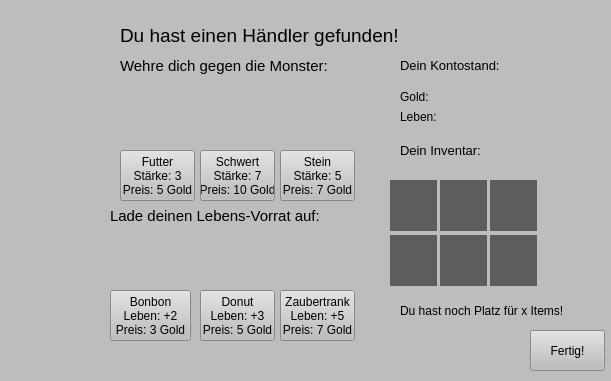
<?xml version="1.0" encoding="UTF-8"?>
<ui version="4.0">
 <class>HaendlerGUI</class>
 <widget class="QWidget" name="HaendlerGUI">
  <property name="geometry">
   <rect>
    <x>0</x>
    <y>0</y>
    <width>611</width>
    <height>381</height>
   </rect>
  </property>
  <property name="windowTitle">
   <string>Form</string>
  </property>
  <property name="windowIcon">
   <iconset>
    <selectedon>:/new/prefix2/cave.png</selectedon>
   </iconset>
  </property>
  <property name="styleSheet">
   <string notr="true">background-color: rgb(189, 189, 189);</string>
  </property>
  <widget class="QWidget" name="widget_haendler" native="true">
   <property name="enabled">
    <bool>true</bool>
   </property>
   <property name="geometry">
    <rect>
     <x>0</x>
     <y>0</y>
     <width>611</width>
     <height>381</height>
    </rect>
   </property>
   <property name="styleSheet">
    <string notr="true">background-color: rgb(189, 189, 189);</string>
   </property>
   <widget class="QLabel" name="label_4">
    <property name="geometry">
     <rect>
      <x>110</x>
      <y>200</y>
      <width>241</width>
      <height>31</height>
     </rect>
    </property>
    <property name="font">
     <font>
      <pointsize>11</pointsize>
     </font>
    </property>
    <property name="text">
     <string>Lade deinen Lebens-Vorrat auf:</string>
    </property>
   </widget>
   <widget class="QPushButton" name="pushButton_schwert">
    <property name="geometry">
     <rect>
      <x>200</x>
      <y>150</y>
      <width>75</width>
      <height>51</height>
     </rect>
    </property>
    <property name="text">
     <string>Schwert
Stärke: 7
Preis: 10 Gold</string>
    </property>
   </widget>
   <widget class="QLabel" name="label_2">
    <property name="geometry">
     <rect>
      <x>0</x>
      <y>30</y>
      <width>121</width>
      <height>161</height>
     </rect>
    </property>
    <property name="styleSheet">
     <string notr="true">image: url(:/new/prefix2/haendler.PNG);</string>
    </property>
    <property name="text">
     <string/>
    </property>
   </widget>
   <widget class="QLabel" name="label_7">
    <property name="geometry">
     <rect>
      <x>200</x>
      <y>230</y>
      <width>71</width>
      <height>51</height>
     </rect>
    </property>
    <property name="styleSheet">
     <string notr="true">image: url(:/new/prefix2/donut.PNG);</string>
    </property>
    <property name="text">
     <string/>
    </property>
   </widget>
   <widget class="QLabel" name="label_5">
    <property name="geometry">
     <rect>
      <x>120</x>
      <y>230</y>
      <width>71</width>
      <height>51</height>
     </rect>
    </property>
    <property name="styleSheet">
     <string notr="true">image: url(:/new/prefix2/bonbon.PNG);</string>
    </property>
    <property name="text">
     <string/>
    </property>
   </widget>
   <widget class="QLabel" name="label_9">
    <property name="geometry">
     <rect>
      <x>400</x>
      <y>50</y>
      <width>121</width>
      <height>31</height>
     </rect>
    </property>
    <property name="font">
     <font>
      <pointsize>10</pointsize>
     </font>
    </property>
    <property name="text">
     <string>Dein Kontostand:</string>
    </property>
   </widget>
   <widget class="QPushButton" name="pushButton_bonbon">
    <property name="geometry">
     <rect>
      <x>110</x>
      <y>290</y>
      <width>81</width>
      <height>51</height>
     </rect>
    </property>
    <property name="text">
     <string>Bonbon
Leben: +2
Preis: 3 Gold</string>
    </property>
   </widget>
   <widget class="QPushButton" name="pushButton_donut">
    <property name="geometry">
     <rect>
      <x>200</x>
      <y>290</y>
      <width>75</width>
      <height>51</height>
     </rect>
    </property>
    <property name="text">
     <string>Donut
Leben: +3
Preis: 5 Gold</string>
    </property>
   </widget>
   <widget class="QPushButton" name="pushButton_futter">
    <property name="geometry">
     <rect>
      <x>120</x>
      <y>150</y>
      <width>75</width>
      <height>51</height>
     </rect>
    </property>
    <property name="text">
     <string>Futter
Stärke: 3
Preis: 5 Gold</string>
    </property>
   </widget>
   <widget class="QLabel" name="label_leben_haendler">
    <property name="geometry">
     <rect>
      <x>400</x>
      <y>110</y>
      <width>47</width>
      <height>13</height>
     </rect>
    </property>
    <property name="text">
     <string>Leben:</string>
    </property>
   </widget>
   <widget class="QLabel" name="label_gold_haendler">
    <property name="geometry">
     <rect>
      <x>400</x>
      <y>90</y>
      <width>47</width>
      <height>13</height>
     </rect>
    </property>
    <property name="text">
     <string>Gold:</string>
    </property>
   </widget>
   <widget class="QLabel" name="label_6">
    <property name="geometry">
     <rect>
      <x>280</x>
      <y>230</y>
      <width>61</width>
      <height>51</height>
     </rect>
    </property>
    <property name="styleSheet">
     <string notr="true">image: url(:/new/prefix2/zaubertrank.PNG);</string>
    </property>
    <property name="text">
     <string/>
    </property>
   </widget>
   <widget class="QLabel" name="label_13">
    <property name="geometry">
     <rect>
      <x>200</x>
      <y>90</y>
      <width>81</width>
      <height>51</height>
     </rect>
    </property>
    <property name="styleSheet">
     <string notr="true">image: url(:/new/prefix2/schwert.PNG);</string>
    </property>
    <property name="text">
     <string/>
    </property>
   </widget>
   <widget class="QLabel" name="label">
    <property name="geometry">
     <rect>
      <x>120</x>
      <y>20</y>
      <width>281</width>
      <height>31</height>
     </rect>
    </property>
    <property name="font">
     <font>
      <pointsize>14</pointsize>
     </font>
    </property>
    <property name="text">
     <string>Du hast einen Händler gefunden!</string>
    </property>
   </widget>
   <widget class="QLabel" name="label_8">
    <property name="geometry">
     <rect>
      <x>400</x>
      <y>140</y>
      <width>91</width>
      <height>21</height>
     </rect>
    </property>
    <property name="font">
     <font>
      <pointsize>10</pointsize>
     </font>
    </property>
    <property name="text">
     <string>Dein Inventar:</string>
    </property>
   </widget>
   <widget class="QLabel" name="label_3">
    <property name="geometry">
     <rect>
      <x>120</x>
      <y>50</y>
      <width>211</width>
      <height>31</height>
     </rect>
    </property>
    <property name="font">
     <font>
      <pointsize>11</pointsize>
     </font>
    </property>
    <property name="text">
     <string>Wehre dich gegen die Monster:</string>
    </property>
   </widget>
   <widget class="QLabel" name="label_12">
    <property name="geometry">
     <rect>
      <x>120</x>
      <y>90</y>
      <width>81</width>
      <height>51</height>
     </rect>
    </property>
    <property name="styleSheet">
     <string notr="true">image: url(:/new/prefix2/futter.PNG);</string>
    </property>
    <property name="text">
     <string/>
    </property>
   </widget>
   <widget class="QPushButton" name="pushButton_trank">
    <property name="geometry">
     <rect>
      <x>280</x>
      <y>290</y>
      <width>75</width>
      <height>51</height>
     </rect>
    </property>
    <property name="text">
     <string>Zaubertrank
Leben: +5
Preis: 7 Gold</string>
    </property>
   </widget>
   <widget class="QLabel" name="label_platzItems">
    <property name="geometry">
     <rect>
      <x>400</x>
      <y>300</y>
      <width>241</width>
      <height>21</height>
     </rect>
    </property>
    <property name="text">
     <string>Du hast noch Platz für x Items!</string>
    </property>
   </widget>
   <widget class="QLabel" name="label_item_4">
    <property name="geometry">
     <rect>
      <x>390</x>
      <y>235</y>
      <width>47</width>
      <height>51</height>
     </rect>
    </property>
    <property name="styleSheet">
     <string notr="true">background-color: rgb(93, 93, 93);</string>
    </property>
    <property name="text">
     <string/>
    </property>
   </widget>
   <widget class="QLabel" name="label_item_5">
    <property name="geometry">
     <rect>
      <x>440</x>
      <y>235</y>
      <width>47</width>
      <height>51</height>
     </rect>
    </property>
    <property name="styleSheet">
     <string notr="true">background-color: rgb(93, 93, 93);</string>
    </property>
    <property name="text">
     <string/>
    </property>
   </widget>
   <widget class="QLabel" name="label_item_6">
    <property name="geometry">
     <rect>
      <x>490</x>
      <y>235</y>
      <width>47</width>
      <height>51</height>
     </rect>
    </property>
    <property name="styleSheet">
     <string notr="true">background-color: rgb(93, 93, 93);</string>
    </property>
    <property name="text">
     <string/>
    </property>
   </widget>
   <widget class="QPushButton" name="pushButton_fertig">
    <property name="geometry">
     <rect>
      <x>530</x>
      <y>330</y>
      <width>75</width>
      <height>41</height>
     </rect>
    </property>
    <property name="text">
     <string>Fertig!</string>
    </property>
   </widget>
   <widget class="QLabel" name="label_item_3">
    <property name="geometry">
     <rect>
      <x>490</x>
      <y>180</y>
      <width>47</width>
      <height>51</height>
     </rect>
    </property>
    <property name="styleSheet">
     <string notr="true">background-color: rgb(93, 93, 93);</string>
    </property>
    <property name="text">
     <string/>
    </property>
   </widget>
   <widget class="QLabel" name="label_item_2">
    <property name="geometry">
     <rect>
      <x>440</x>
      <y>180</y>
      <width>47</width>
      <height>51</height>
     </rect>
    </property>
    <property name="styleSheet">
     <string notr="true">background-color: rgb(93, 93, 93);</string>
    </property>
    <property name="text">
     <string/>
    </property>
   </widget>
   <widget class="QLabel" name="label_item_1">
    <property name="geometry">
     <rect>
      <x>390</x>
      <y>180</y>
      <width>47</width>
      <height>51</height>
     </rect>
    </property>
    <property name="styleSheet">
     <string notr="true">background-color: rgb(93, 93, 93);</string>
    </property>
    <property name="text">
     <string/>
    </property>
   </widget>
   <widget class="QLabel" name="label_14">
    <property name="geometry">
     <rect>
      <x>365</x>
      <y>172</y>
      <width>201</width>
      <height>121</height>
     </rect>
    </property>
    <property name="styleSheet">
     <string notr="true">border-color: rgb(85, 0, 0);
image: url(:/new/prefix2/rahmen.png);</string>
    </property>
    <property name="text">
     <string/>
    </property>
   </widget>
   <widget class="QLabel" name="label_15">
    <property name="geometry">
     <rect>
      <x>290</x>
      <y>80</y>
      <width>61</width>
      <height>71</height>
     </rect>
    </property>
    <property name="styleSheet">
     <string notr="true">image: url(:/new/prefix2/stein.PNG);</string>
    </property>
    <property name="text">
     <string/>
    </property>
   </widget>
   <widget class="QPushButton" name="pushButton_stein">
    <property name="geometry">
     <rect>
      <x>280</x>
      <y>150</y>
      <width>75</width>
      <height>51</height>
     </rect>
    </property>
    <property name="text">
     <string>Stein
Stärke: 5
Preis: 7 Gold</string>
    </property>
   </widget>
   <widget class="QLabel" name="label_kontostandNiedrig">
    <property name="geometry">
     <rect>
      <x>30</x>
      <y>230</y>
      <width>47</width>
      <height>13</height>
     </rect>
    </property>
    <property name="text">
     <string/>
    </property>
   </widget>
   <zorder>label_14</zorder>
   <zorder>label_4</zorder>
   <zorder>pushButton_schwert</zorder>
   <zorder>label_2</zorder>
   <zorder>label_7</zorder>
   <zorder>label_5</zorder>
   <zorder>label_9</zorder>
   <zorder>pushButton_bonbon</zorder>
   <zorder>pushButton_donut</zorder>
   <zorder>pushButton_futter</zorder>
   <zorder>label_leben_haendler</zorder>
   <zorder>label_gold_haendler</zorder>
   <zorder>label_6</zorder>
   <zorder>label_13</zorder>
   <zorder>label</zorder>
   <zorder>label_8</zorder>
   <zorder>label_3</zorder>
   <zorder>label_12</zorder>
   <zorder>pushButton_trank</zorder>
   <zorder>label_platzItems</zorder>
   <zorder>label_item_4</zorder>
   <zorder>label_item_5</zorder>
   <zorder>label_item_6</zorder>
   <zorder>pushButton_fertig</zorder>
   <zorder>label_item_3</zorder>
   <zorder>label_item_2</zorder>
   <zorder>label_item_1</zorder>
   <zorder>label_15</zorder>
   <zorder>pushButton_stein</zorder>
   <zorder>label_kontostandNiedrig</zorder>
  </widget>
 </widget>
 <resources/>
 <connections/>
</ui>
